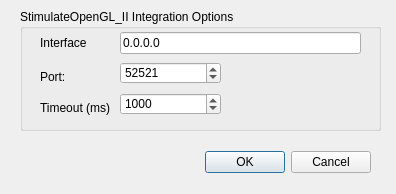
<?xml version="1.0" encoding="UTF-8"?>
<ui version="4.0">
 <class>StimGLIntegration</class>
 <widget class="QDialog" name="StimGLIntegration">
  <property name="geometry">
   <rect>
    <x>0</x>
    <y>0</y>
    <width>396</width>
    <height>194</height>
   </rect>
  </property>
  <property name="windowTitle">
   <string>StimulateOpenGL_II Integration Options</string>
  </property>
  <widget class="QDialogButtonBox" name="buttonBox">
   <property name="geometry">
    <rect>
     <x>30</x>
     <y>146</y>
     <width>341</width>
     <height>32</height>
    </rect>
   </property>
   <property name="orientation">
    <enum>Qt::Horizontal</enum>
   </property>
   <property name="standardButtons">
    <set>QDialogButtonBox::Cancel|QDialogButtonBox::Ok</set>
   </property>
  </widget>
  <widget class="QGroupBox" name="enabledGB">
   <property name="geometry">
    <rect>
     <x>20</x>
     <y>9</y>
     <width>361</width>
     <height>122</height>
    </rect>
   </property>
   <property name="toolTip">
    <string>Options for StimulateOpenGL_II plugin start/stop integration</string>
   </property>
   <property name="whatsThis">
    <string>Options for StimulateOpenGL_II plugin start/stop integration</string>
   </property>
   <property name="title">
    <string>StimulateOpenGL_II Integration Options</string>
   </property>
   <property name="checkable">
    <bool>false</bool>
   </property>
   <property name="checked">
    <bool>false</bool>
   </property>
   <widget class="QLabel" name="label">
    <property name="geometry">
     <rect>
      <x>20</x>
      <y>26</y>
      <width>71</width>
      <height>16</height>
     </rect>
    </property>
    <property name="toolTip">
     <string>The interface to bind the listening server to (leave as 0.0.0.0 unless you know what this means).</string>
    </property>
    <property name="text">
     <string>Interface</string>
    </property>
   </widget>
   <widget class="QLineEdit" name="interfaceLE">
    <property name="geometry">
     <rect>
      <x>100</x>
      <y>23</y>
      <width>241</width>
      <height>22</height>
     </rect>
    </property>
    <property name="toolTip">
     <string>The interface to bind the listening server to (leave as 0.0.0.0 unless you know what this means).</string>
    </property>
    <property name="text">
     <string>0.0.0.0</string>
    </property>
   </widget>
   <widget class="QLabel" name="label_2">
    <property name="geometry">
     <rect>
      <x>20</x>
      <y>60</y>
      <width>71</width>
      <height>16</height>
     </rect>
    </property>
    <property name="toolTip">
     <string>The port to bind the listening server to.</string>
    </property>
    <property name="text">
     <string>Port:</string>
    </property>
   </widget>
   <widget class="QLabel" name="label_3">
    <property name="geometry">
     <rect>
      <x>20</x>
      <y>91</y>
      <width>71</width>
      <height>16</height>
     </rect>
    </property>
    <property name="toolTip">
     <string>Communications timeout.  Set this to a relatively low number since high timeouts may impact recording and lead to data skips, etc.</string>
    </property>
    <property name="text">
     <string>Timeout (ms):</string>
    </property>
   </widget>
   <widget class="QSpinBox" name="timeoutSB">
    <property name="geometry">
     <rect>
      <x>100</x>
      <y>84</y>
      <width>101</width>
      <height>22</height>
     </rect>
    </property>
    <property name="toolTip">
     <string>Communications timeout.  Set this to a relatively low number since high timeouts may impact recording and lead to data skips, etc.</string>
    </property>
    <property name="minimum">
     <number>50</number>
    </property>
    <property name="maximum">
     <number>30000</number>
    </property>
    <property name="value">
     <number>1000</number>
    </property>
   </widget>
   <widget class="QSpinBox" name="portSB">
    <property name="geometry">
     <rect>
      <x>100</x>
      <y>53</y>
      <width>101</width>
      <height>22</height>
     </rect>
    </property>
    <property name="toolTip">
     <string>The port to bind the listening server to.</string>
    </property>
    <property name="minimum">
     <number>1</number>
    </property>
    <property name="maximum">
     <number>65535</number>
    </property>
    <property name="value">
     <number>52521</number>
    </property>
   </widget>
  </widget>
 </widget>
 <tabstops>
  <tabstop>interfaceLE</tabstop>
  <tabstop>portSB</tabstop>
  <tabstop>timeoutSB</tabstop>
  <tabstop>buttonBox</tabstop>
 </tabstops>
 <resources/>
 <connections>
  <connection>
   <sender>buttonBox</sender>
   <signal>accepted()</signal>
   <receiver>StimGLIntegration</receiver>
   <slot>accept()</slot>
   <hints>
    <hint type="sourcelabel">
     <x>248</x>
     <y>254</y>
    </hint>
    <hint type="destinationlabel">
     <x>157</x>
     <y>274</y>
    </hint>
   </hints>
  </connection>
  <connection>
   <sender>buttonBox</sender>
   <signal>rejected()</signal>
   <receiver>StimGLIntegration</receiver>
   <slot>reject()</slot>
   <hints>
    <hint type="sourcelabel">
     <x>316</x>
     <y>260</y>
    </hint>
    <hint type="destinationlabel">
     <x>286</x>
     <y>274</y>
    </hint>
   </hints>
  </connection>
 </connections>
</ui>
